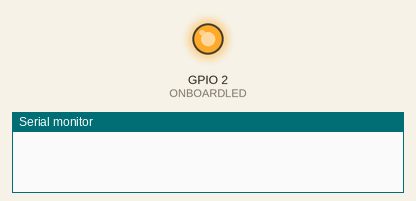
A sketch run on a simulated ESP8266 (Wemos D1 mini). Parts: output pins drawn as LEDs (lit = HIGH), the last lines printed to the serial monitor. WiFi joins after 1.5 s; servers stay silent unless stated; the local clock reads 2024-03-15 10:24:30 at power-on unless the sketch sets it.

Above: at 0.1 s.
At 1.6 s:
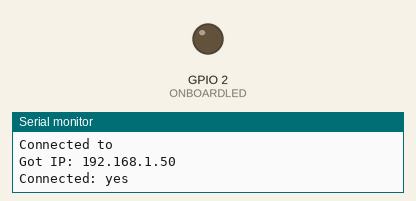
Timing chart, 0 to 3.1 s (numbered marks = the images above):
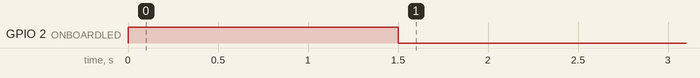

The sketch:

Wemos_D1_mini_NTP_01.ino
```cpp
// (licence header left out)
/*
 Name:		NtpClient.ino
 Created:	20/08/2016
 Author:	gmag11@gmail.com
 Editor:	http://www.visualmicro.com
*/

#include <TimeLib.h>
#include <NtpClientLib.h>
#include <ESP8266WiFi.h>

#define YOUR_WIFI_SSID "Tieto Any Device"
#define YOUR_WIFI_PASSWD "3aIM:DX6j:4KqD"

#define ONBOARDLED 2 // Built in LED on ESP-12/ESP-07

int8_t timeZone = 1;
int8_t minutesTimeZone = 0;
bool wifiFirstConnected = false;

void onSTAConnected (WiFiEventStationModeConnected ipInfo) {
    Serial.printf ("Connected to %s\r\n", ipInfo.ssid.c_str ());
}


// Start NTP only after IP network is connected
void onSTAGotIP (WiFiEventStationModeGotIP ipInfo) {
    Serial.printf ("Got IP: %s\r\n", ipInfo.ip.toString ().c_str ());
    Serial.printf ("Connected: %s\r\n", WiFi.status () == WL_CONNECTED ? "yes" : "no");
    digitalWrite (ONBOARDLED, LOW); // Turn on LED
    wifiFirstConnected = true;
}

// Manage network disconnection
void onSTADisconnected (WiFiEventStationModeDisconnected event_info) {
    Serial.printf ("Disconnected from SSID: %s\n", event_info.ssid.c_str ());
    Serial.printf ("Reason: %d\n", event_info.reason);
    digitalWrite (ONBOARDLED, HIGH); // Turn off LED
    //NTP.stop(); // NTP sync can be disabled to avoid sync errors
}

void processSyncEvent (NTPSyncEvent_t ntpEvent) {
    if (ntpEvent) {
        Serial.print ("Time Sync error: ");
        if (ntpEvent == noResponse)
            Serial.println ("NTP server not reachable");
        else if (ntpEvent == invalidAddress)
            Serial.println ("Invalid NTP server address");
    } else {
        Serial.print ("Got NTP time: ");
        Serial.println (NTP.getTimeDateString (NTP.getLastNTPSync ()));
    }
}

boolean syncEventTriggered = false; // True if a time even has been triggered
NTPSyncEvent_t ntpEvent; // Last triggered event

void setup () {
    static WiFiEventHandler e1, e2, e3;

    Serial.begin (115200);
    Serial.println ();
    WiFi.mode (WIFI_STA);
    WiFi.begin (YOUR_WIFI_SSID, YOUR_WIFI_PASSWD);

    pinMode (ONBOARDLED, OUTPUT); // Onboard LED
    digitalWrite (ONBOARDLED, HIGH); // Switch off LED

    NTP.onNTPSyncEvent ([](NTPSyncEvent_t event) {
        ntpEvent = event;
        syncEventTriggered = true;
    });

    // Deprecated
    /*WiFi.onEvent([](WiFiEvent_t e) {
        Serial.printf("Event wifi -----> %d\n", e);
    });*/

    e1 = WiFi.onStationModeGotIP (onSTAGotIP);// As soon WiFi is connected, start NTP Client
    e2 = WiFi.onStationModeDisconnected (onSTADisconnected);
    e3 = WiFi.onStationModeConnected (onSTAConnected);
}

void loop () {
    static int i = 0;
    static int last = 0;

    if (wifiFirstConnected) {
        wifiFirstConnected = false;
        NTP.begin ("pool.ntp.org", timeZone, true, minutesTimeZone);
        NTP.setInterval (63);
    }

    if (syncEventTriggered) {
        processSyncEvent (ntpEvent);
        syncEventTriggered = false;
    }

    if ((millis () - last) > 5100) {
        //Serial.println(millis() - last);
        last = millis ();
        Serial.print (i); Serial.print (" ");
        Serial.print (NTP.getTimeDateString ()); Serial.print (" ");
        Serial.print (NTP.isSummerTime () ? "Summer Time. " : "Winter Time. ");
        Serial.print ("WiFi is ");
        Serial.print (WiFi.isConnected () ? "connected" : "not connected"); Serial.print (". ");
        Serial.print ("Uptime: ");
        Serial.print (NTP.getUptimeString ()); Serial.print (" since ");
        Serial.println (NTP.getTimeDateString (NTP.getFirstSync ()).c_str ());

        i++;
    }
    delay (0);
}
```

Measured:
- by itself, GPIO 2 (ONBOARDLED): HIGH → LOW at 1.5 s
